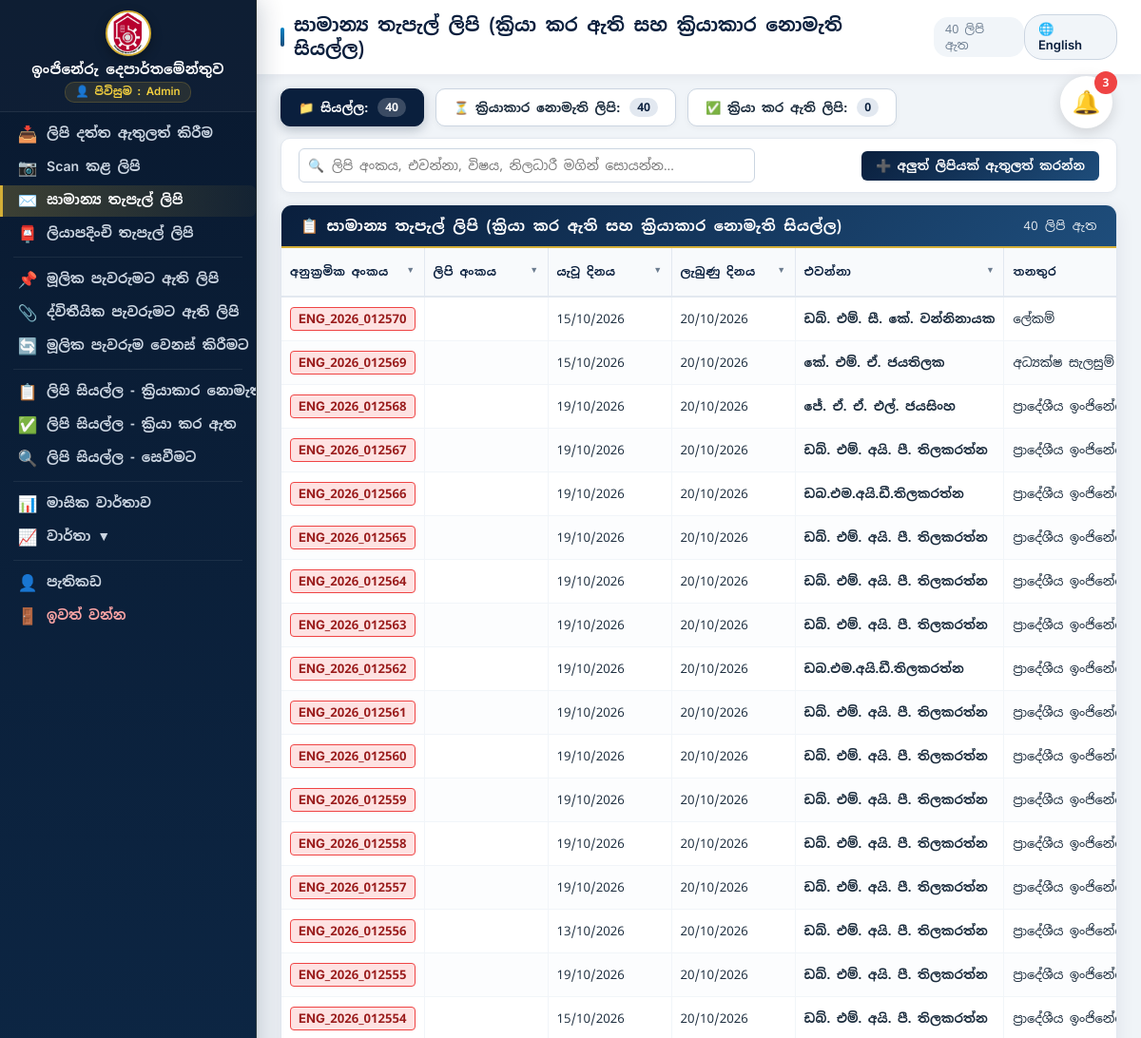
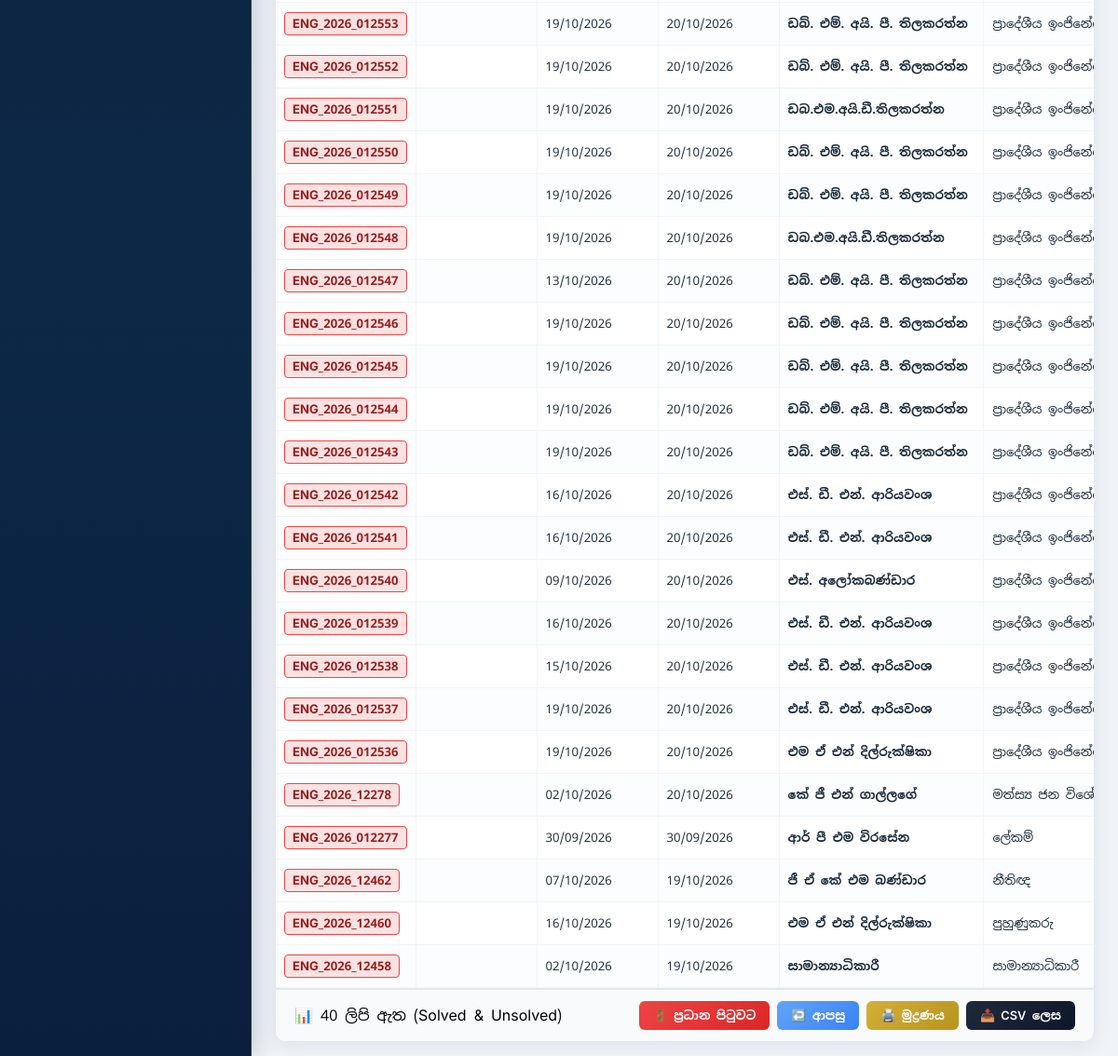
Page /normal_letters.php (signed in) on the committed database (2 pictures, top to bottom).
### tables this page shows
CREATE TABLE `letters` (
  `id` int(11) NOT NULL,
  `serial_no` varchar(50) NOT NULL,
  `letter_no` varchar(100) DEFAULT NULL,
  `sent_date` date DEFAULT NULL,
  `received_date` datetime DEFAULT NULL,
  `assigned_date` date DEFAULT NULL,
  `assigned_officer` varchar(100) DEFAULT NULL,
  `completed_date` date DEFAULT NULL,
  `completed_by` varchar(100) DEFAULT NULL,
  `primary_section` varchar(150) DEFAULT NULL,
  `primary_date` date DEFAULT NULL,
  `task` text DEFAULT NULL,
  `primary_notes` text DEFAULT NULL,
  `sec_section` varchar(150) DEFAULT NULL,
  `sec_date` date DEFAULT NULL,
  `sec_notes` text DEFAULT NULL,
  `date_given` date DEFAULT NULL,
  `resolution_officer` varchar(150) DEFAULT NULL,
  `date_received_back` date DEFAULT NULL,
  `resolution_comments` text DEFAULT NULL,
  `due_date` date DEFAULT NULL,
  `sender_name` varchar(150) DEFAULT NULL,
  `sender_designation` varchar(150) DEFAULT NULL,
  `sender_institute` varchar(150) DEFAULT NULL,
  `sender_address` varchar(255) DEFAULT NULL,
  `subject` text DEFAULT NULL,
  `mail_type` varchar(50) DEFAULT NULL,
  `added_by` int(11) DEFAULT NULL,
  `added_at` datetime DEFAULT current_timestamp(),
  `status` varchar(50) DEFAULT 'Unresolved',
  `file_number` varchar(100) DEFAULT NULL,
  `page_number` varchar(100) DEFAULT NULL,
  `officer_notes` text DEFAULT NULL,
  `received_by_user_date` date DEFAULT NULL,
  `is_notified` tinyint(1) DEFAULT 0
);

### public/normal_letters.php (the view, shortened to what this page needs)
<?php
$host = 'localhost';
$dbname = 'engineering_db';
$username = 'root';
$password = '';
try {
    $pdo = new PDO("mysql:host=$host;dbname=$dbname;charset=utf8mb4", $username, $password);
    $pdo->setAttribute(PDO::ATTR_ERRMODE, PDO::ERRMODE_EXCEPTION);
} catch (PDOException $e) {
    die("Database Connection Failed: " . $e->getMessage());
}
$lang = isset($_SESSION['lang']) ? $_SESSION['lang'] : 'si';
$opposite_lang = ($lang === 'en') ? 'si' : 'en';
$text = $t[$lang];
$sql = "SELECT l.id, l.serial_no, l.letter_no, l.sent_date, l.received_date, l.sender_name, l.sender_designation,
               l.sender_institute, l.subject, l.mail_type, l.status,
               COALESCE(NULLIF(pa.section_head, ''), NULLIF(l.primary_section, ''), l.assigned_officer) AS section_head,
               COALESCE(NULLIF(pa.task, ''), l.task) AS task,
               COALESCE(NULLIF(pa.primary_notes, ''), l.primary_notes) AS primary_notes,
               COALESCE(NULLIF(pa.assignment_date, ''), NULLIF(l.primary_date, ''), l.assigned_date) AS assignment_date,
               COALESCE(NULLIF(sa.secondary_date, ''), l.sec_date) AS secondary_date,
               COALESCE(NULLIF(sa.section_head, ''), l.sec_section) AS file_officer,
               COALESCE(NULLIF(sa.secondary_notes, ''), l.sec_notes) AS secondary_notes
        FROM letters l
        LEFT JOIN (
            SELECT p1.*
            FROM primary_assignments p1
            INNER JOIN (
                SELECT letter_id, MAX(id) AS max_id
                FROM primary_assignments
                GROUP BY letter_id
            ) p2 ON p1.id = p2.max_id
        ) pa ON l.id = pa.letter_id
        LEFT JOIN (
            SELECT s1.*
            FROM secondary_assignments s1
            INNER JOIN (
                SELECT letter_id, MAX(id) AS max_id
                FROM secondary_assignments
                GROUP BY letter_id
            ) s2 ON s1.id = s2.max_id
        ) sa ON l.id = sa.letter_id
        WHERE LOWER(TRIM(l.mail_type)) = 'normal'
        ORDER BY l.id DESC";
$stmt = $pdo->query($sql);
$letters = $stmt->fetchAll(PDO::FETCH_ASSOC);
$total_count = count($letters);
$unresolved_count = 0;
$resolved_count = 0;
foreach ($letters as $l) {
    $st = strtolower(trim($l['status'] ?? ''));
    if (in_array($st, ['resolved', 'solved', 'completed', 'විසඳා ඇත', 'විසඳූ', 'ක්‍රියා කර ඇත'])) {
        $resolved_count++;
    } else {
        $unresolved_count++;
    }
}
?>
<!DOCTYPE html>
<html lang="<?= $lang ?>">
<head>
    <link rel="stylesheet" href="https://cdnjs.cloudflare.com/ajax/libs/font-awesome/6.0.0/css/all.min.css">
    <link rel="stylesheet" href="css/sidebar.css">
</head>
<body>
    <?php include 'notification_bell.php'; ?>
    <?php include 'sidebar.php'; ?>
    <div class="main-content">
        <div class="topbar">
            <h2>
                <?= $text['title_page'] ?>
                <span class="record-count" id="headerCount"><?= $total_count ?> <?= $text['records'] ?></span>
            </h2>
            <div class="lang-switch">
                <a href="?lang=<?= $opposite_lang ?>">🌐 <?= $text['switch_lang'] ?></a>
            </div>
        </div>
        <div class="content-area">
            <div class="stats-ribbon">
                <button type="button" class="filter-tab-btn active" id="tabAll" onclick="setStatusTab('all')">
                    <span>📁 <?= $text['tab_all'] ?>:</span>
                    <span class="badge-pill"><?= $total_count ?></span>
                </button>
                <button type="button" class="filter-tab-btn tab-unresolved" id="tabUnresolved" onclick="setStatusTab('unresolved')">
                    <span>⏳ <?= $text['stat_unresolved'] ?>:</span>
                    <span class="badge-pill"><?= $unresolved_count ?></span>
                </button>
                <button type="button" class="filter-tab-btn tab-resolved" id="tabResolved" onclick="setStatusTab('resolved')">
                    <span>✅ <?= $text['stat_resolved'] ?>:</span>
                    <span class="badge-pill"><?= $resolved_count ?></span>
                </button>
            </div>
            <div class="search-toolbar">
                <div class="search-input-wrap">
                    <span class="search-icon">🔍</span>
                    <input type="text" id="searchInput" onkeyup="filterLetters()" placeholder="<?= $text['search_placeholder'] ?>">
                </div>
                <div style="display: flex; gap: 8px; align-items: center;">
                    <a href="dashboard.php" class="btn btn-primary">
                        ➕ <?= $text['btn_add_letter'] ?>
                    </a>
                </div>
            </div>
            <div class="table-container">
                <div class="table-header no-print">
                    <span>📋 <?= $text['title_page'] ?></span>
                    <span style="font-size: 0.8rem; font-weight: 500; opacity: 0.9;">
                        <?= $total_count ?> <?= $text['records'] ?>
                    </span>
                </div>
                <div class="table-scroll">
                    <table id="letterTable">
                        <thead>
                            <tr>
                                <?php
                                $columns = [
                                    'serial_no', 'letter_no', 'sent_date', 'received_date', 'sender', 'designation',
                                    'institute', 'subject', 'status_col', 'primary_appoi', 'section_head',
                                    'work_to_do', 'primary_note', 'sec_appoint_d', 'file_officer',
                                    'sec_notes', 'sec_appoint1', 'actions_col'
                                ];
                                foreach ($columns as $index => $col):
                                ?>
                                    <th>
                                        <?= $text[$col] ?>
                                        <?php if ($col !== 'actions_col'): ?>
                                            <span class="filter-icon" onclick="toggleFilter(event, <?= $index ?>)">▼</span>
                                        <?php endif; ?>
                                    </th>
                                <?php endforeach; ?>
                            </tr>
                        </thead>
                        <tbody>
                            <?php if (count($letters) > 0): ?>
                                <?php foreach ($letters as $row):
                                    $st = strtolower(trim($row['status'] ?? ''));
                                    $is_resolved = in_array($st, ['resolved', 'solved', 'completed', 'විසඳා ඇත', 'විසඳූ', 'ක්‍රියා කර ඇත']);
                                ?>
                                    <tr data-status="<?= $is_resolved ? 'resolved' : 'unresolved' ?>">
                                        <td><span class="letter-code <?= $is_resolved ? 'letter-code-resolved' : 'letter-code-unresolved' ?>"><?= htmlspecialchars($row['serial_no'] ?: '') ?></span></td>
                                        <td><strong><?= htmlspecialchars($row['letter_no'] ?: '') ?></strong></td>
                                        <td><?= htmlspecialchars($row['sent_date'] ? date('d/m/Y', strtotime($row['sent_date'])) : '') ?></td>
                                        <td><?= htmlspecialchars($row['received_date'] ? date('d/m/Y', strtotime($row['received_date'])) : '') ?></td>
                                        <td><strong><?= htmlspecialchars($row['sender_name'] ?: '') ?></strong></td>
                                        <td><?= htmlspecialchars($row['sender_designation'] ?: '') ?></td>
                                    </tr>
                                <?php endforeach; ?>
                            <?php endif; ?>
                        </tbody>
                    </table>
                </div>
                <div class="table-footer">
                    <span>📊 <?= count($letters) ?> <?= $text['records'] ?> (Solved & Unsolved)</span>
                    <div class="footer-buttons">
                        <a href="dashboard.php" class="btn btn-danger">
                            🚪 <?= $text['exit_btn'] ?>
                        </a>
                        <button type="button" class="btn btn-secondary" onclick="window.history.back()">
                            ↩️ <?= $text['btn_back'] ?>
                        </button>
                        <button type="button" class="btn btn-gold" onclick="printTable()">
                            🖨️ <?= $text['btn_print'] ?>
                        </button>
                        <button type="button" class="btn btn-csv" onclick="exportTableToCSV('normal_letters.csv')">
                            📥 <?= $text['btn_export'] ?>
                        </button>
                    </div>
                </div>
            </div>
        </div>
    </div>
</body>
</html>

### rows in the picture
letters: serial_no "ENG_2026_012570", sent_date "15/10/2026", received_date "20/10/2026", sender_name "ඩබ්. එම්. සී. කේ. වන්නිනායක", sender_designation "ලේකම්"
letters: serial_no "ENG_2026_012569", sent_date "15/10/2026", received_date "20/10/2026", sender_name "කේ. එම්. ඒ. ජයතිලක", sender_designation "අධ්‍යක්ෂ සැලසුම්"
letters: serial_no "ENG_2026_012568", sent_date "19/10/2026", received_date "20/10/2026", sender_name "ජේ. ඒ. ඒ. එල්. ජයසිංහ", sender_designation "ප්‍රාදේශීය…"
letters: serial_no "ENG_2026_012567", sent_date "19/10/2026", received_date "20/10/2026", sender_name "ඩබ්. එම්. අයි. පී. තිලකරත්න", sender_designation "ප්‍රාදේශීය…"
letters: serial_no "ENG_2026_012566", sent_date "19/10/2026", received_date "20/10/2026", sender_name "ඩබ.එම.අයි.ඩී.තිලකරත්න", sender_designation "ප්‍රාදේශීය…"
letters: serial_no "ENG_2026_012565", sent_date "19/10/2026", received_date "20/10/2026", sender_name "ඩබ්. එම්. අයි. පී. තිලකරත්න", sender_designation "ප්‍රාදේශීය…"
letters: serial_no "ENG_2026_012564", sent_date "19/10/2026", received_date "20/10/2026", sender_name "ඩබ්. එම්. අයි. පී. තිලකරත්න", sender_designation "ප්‍රාදේශීය…"
letters: serial_no "ENG_2026_012563", sent_date "19/10/2026", received_date "20/10/2026", sender_name "ඩබ්. එම්. අයි. පී. තිලකරත්න", sender_designation "ප්‍රාදේශීය…"
letters: serial_no "ENG_2026_012562", sent_date "19/10/2026", received_date "20/10/2026", sender_name "ඩබ.එම.අයි.ඩී.තිලකරත්න", sender_designation "ප්‍රාදේශීය…"
letters: serial_no "ENG_2026_012561", sent_date "19/10/2026", received_date "20/10/2026", sender_name "ඩබ්. එම්. අයි. පී. තිලකරත්න", sender_designation "ප්‍රාදේශීය…"
letters: serial_no "ENG_2026_012560", sent_date "19/10/2026", received_date "20/10/2026", sender_name "ඩබ්. එම්. අයි. පී. තිලකරත්න", sender_designation "ප්‍රාදේශීය…"
letters: serial_no "ENG_2026_012559", sent_date "19/10/2026", received_date "20/10/2026", sender_name "ඩබ්. එම්. අයි. පී. තිලකරත්න", sender_designation "ප්‍රාදේශීය…"
letters: serial_no "ENG_2026_012558", sent_date "19/10/2026", received_date "20/10/2026", sender_name "ඩබ්. එම්. අයි. පී. තිලකරත්න", sender_designation "ප්‍රාදේශීය…"
letters: serial_no "ENG_2026_012557", sent_date "19/10/2026", received_date "20/10/2026", sender_name "ඩබ්. එම්. අයි. පී. තිලකරත්න", sender_designation "ප්‍රාදේශීය…"
letters: serial_no "ENG_2026_012556", sent_date "13/10/2026", received_date "20/10/2026", sender_name "ඩබ්. එම්. අයි. පී. තිලකරත්න", sender_designation "ප්‍රාදේශීය…"
letters: serial_no "ENG_2026_012555", sent_date "19/10/2026", received_date "20/10/2026", sender_name "ඩබ්. එම්. අයි. පී. තිලකරත්න", sender_designation "ප්‍රාදේශීය…"
letters: serial_no "ENG_2026_012554", sent_date "15/10/2026", received_date "20/10/2026", sender_name "ඩබ්. එම්. අයි. පී. තිලකරත්න", sender_designation "ප්‍රාදේශීය…"
letters: serial_no "ENG_2026_012553", sent_date "19/10/2026", received_date "20/10/2026", sender_name "ඩබ්. එම්. අයි. පී. තිලකරත්න", sender_designation "ප්‍රාදේශීය…"
letters: serial_no "ENG_2026_012552", sent_date "19/10/2026", received_date "20/10/2026", sender_name "ඩබ්. එම්. අයි. පී. තිලකරත්න", sender_designation "ප්‍රාදේශීය…"
letters: serial_no "ENG_2026_012551", sent_date "19/10/2026", received_date "20/10/2026", sender_name "ඩබ.එම.අයි.ඩී.තිලකරත්න", sender_designation "ප්‍රාදේශීය…"
letters: serial_no "ENG_2026_012550", sent_date "19/10/2026", received_date "20/10/2026", sender_name "ඩබ්. එම්. අයි. පී. තිලකරත්න", sender_designation "ප්‍රාදේශීය…"
letters: serial_no "ENG_2026_012549", sent_date "19/10/2026", received_date "20/10/2026", sender_name "ඩබ්. එම්. අයි. පී. තිලකරත්න", sender_designation "ප්‍රාදේශීය…"
letters: serial_no "ENG_2026_012548", sent_date "19/10/2026", received_date "20/10/2026", sender_name "ඩබ.එම.අයි.ඩී.තිලකරත්න", sender_designation "ප්‍රාදේශීය…"
letters: serial_no "ENG_2026_012547", sent_date "13/10/2026", received_date "20/10/2026", sender_name "ඩබ්. එම්. අයි. පී. තිලකරත්න", sender_designation "ප්‍රාදේශීය…"
letters: serial_no "ENG_2026_012546", sent_date "19/10/2026", received_date "20/10/2026", sender_name "ඩබ්. එම්. අයි. පී. තිලකරත්න", sender_designation "ප්‍රාදේශීය…"
letters: serial_no "ENG_2026_012545", sent_date "19/10/2026", received_date "20/10/2026", sender_name "ඩබ්. එම්. අයි. පී. තිලකරත්න", sender_designation "ප්‍රාදේශීය…"
letters: serial_no "ENG_2026_012544", sent_date "19/10/2026", received_date "20/10/2026", sender_name "ඩබ්. එම්. අයි. පී. තිලකරත්න", sender_designation "ප්‍රාදේශීය…"
letters: serial_no "ENG_2026_012543", sent_date "19/10/2026", received_date "20/10/2026", sender_name "ඩබ්. එම්. අයි. පී. තිලකරත්න", sender_designation "ප්‍රාදේශීය…"
letters: serial_no "ENG_2026_012542", sent_date "16/10/2026", received_date "20/10/2026", sender_name "එස්. ඩී. එන්. ආරියවංශ", sender_designation "ප්‍රාදේශීය…"
letters: serial_no "ENG_2026_012541", sent_date "16/10/2026", received_date "20/10/2026", sender_name "එස්. ඩී. එන්. ආරියවංශ", sender_designation "ප්‍රාදේශීය…"
letters: serial_no "ENG_2026_012540", sent_date "09/10/2026", received_date "20/10/2026", sender_name "එස්. අලෝකබණ්ඩාර", sender_designation "ප්‍රාදේශීය…"
letters: serial_no "ENG_2026_012539", sent_date "16/10/2026", received_date "20/10/2026", sender_name "එස්. ඩී. එන්. ආරියවංශ", sender_designation "ප්‍රාදේශීය…"
letters: serial_no "ENG_2026_012538", sent_date "15/10/2026", received_date "20/10/2026", sender_name "එස්. ඩී. එන්. ආරියවංශ", sender_designation "ප්‍රාදේශීය…"
letters: serial_no "ENG_2026_012537", sent_date "19/10/2026", received_date "20/10/2026", sender_name "එස්. ඩී. එන්. ආරියවංශ", sender_designation "ප්‍රාදේශීය…"
letters: serial_no "ENG_2026_012536", sent_date "19/10/2026", received_date "20/10/2026", sender_name "එම ඒ එන් දිල්රුක්ෂිකා", sender_designation "ප්‍රාදේශීය…"
letters: serial_no "ENG_2026_12278", sent_date "02/10/2026", received_date "20/10/2026", sender_name "කේ ජී එන් ගාල්ලගේ", sender_designation "මත්ස්‍ය ජන…"
letters: serial_no "ENG_2026_012277", sent_date "30/09/2026", received_date "30/09/2026", sender_name "ආර් පී එම විරසේන", sender_designation "ලේකම්"
letters: serial_no "ENG_2026_12462", sent_date "07/10/2026", received_date "19/10/2026", sender_name "ජී ඒ කේ එම බණ්ඩාර", sender_designation "නීතිඥ"
letters: serial_no "ENG_2026_12460", sent_date "16/10/2026", received_date "19/10/2026", sender_name "එම ඒ එන් දිල්රුක්ෂිකා", sender_designation "පුහුණුකරු"
letters: serial_no "ENG_2026_12458", sent_date "02/10/2026", received_date "19/10/2026", sender_name "සාමාන්‍යාධිකාරී", sender_designation "සාමාන්‍යාධිකාරී"

### other values in the picture
$notifCount "3"
$deptName "ඉංජිනේරු දෙපාර්තමේන්තුව"
$loginAs "පිවිසුම : Admin"
$lblAddLetter "ලිපි දත්ත ඇතුලත් කිරීම"
$lblScanLetters "Scan කළ ලිපි"
$lblNormalLetters "සාමාන්‍ය තැපැල් ලිපි"
$lblRegLetters "ලියාපදිංචි තැපැල් ලිපි"
$lblPrimaryAssign "මූලික පැවරුමට ඇති ලිපි"
$lblSecondaryAssign "ද්විතීයික පැවරුමට ඇති ලිපි"
$lblChangeAssign "මූලික පැවරුම වෙනස් කිරීමට"
$lblAllUnresolved "ලිපි සියල්ල - ක්‍රියාකාර…"
$lblAllResolved "ලිපි සියල්ල - ක්‍රියා කර ඇත"
$lblSearch "ලිපි සියල්ල - සෙවීමට"
$lblMonthlyReport "මාසික වාර්තාව"
$lblReports "වාර්තා"
